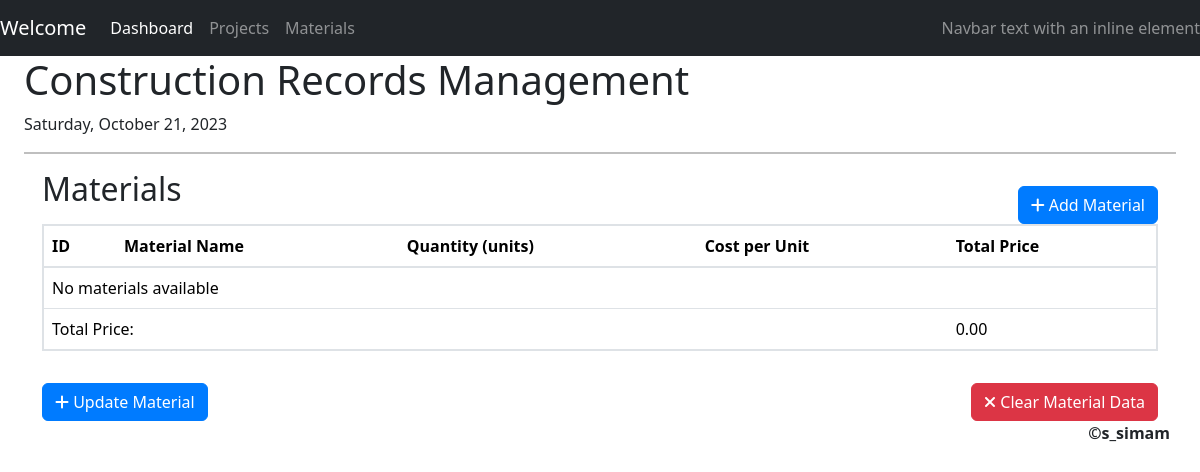
The app's page /manager/materials, older data.
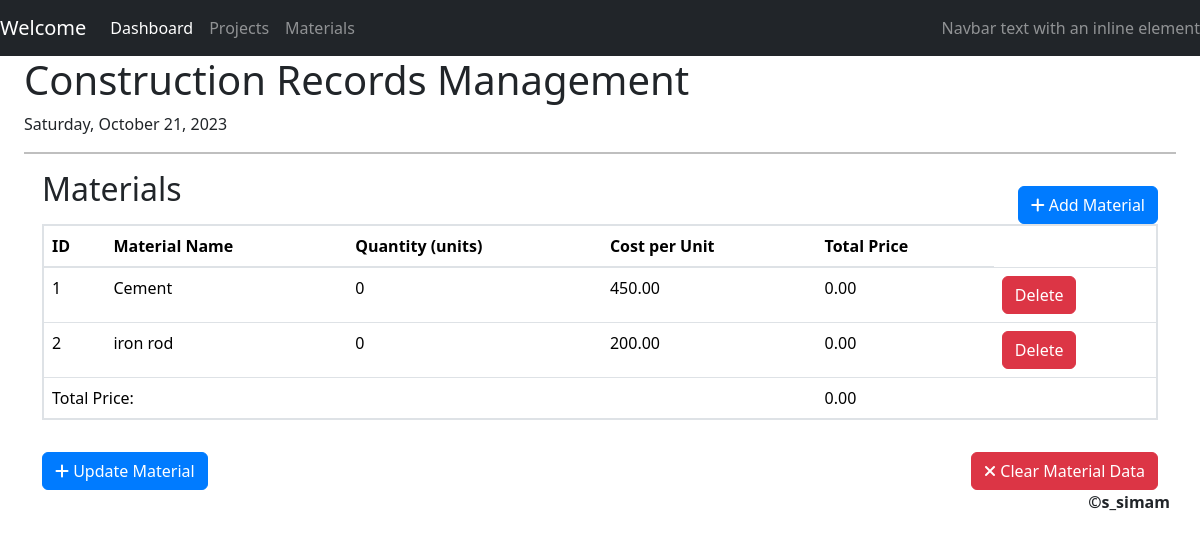
The same page, newer data.
### manager/models.py (models this page shows, shortened)
class Material(models.Model):
    name = models.CharField(max_length=100, unique=True)
    unit_price = models.DecimalField(max_digits=10, decimal_places=2)
    quantity = models.IntegerField(default=0)

### manager/views.py (the view)
# urls.py: path("materials", views.materials_available, name="materials_available"),
def materials_available(request):
    return render(request, "manager/materials.html", {
        "materials": Material.objects.all()
    } )

### manager/templates/manager/materials.html (shortened to what this page needs)
{%extends 'manager/layout.html'%}
{%block body%}
    <div class="container">
        <a href="{%url 'add_material'%}" id="add-material-button" class="btn btn-primary float-right mt-3">
            <i class="fas fa-plus"></i> Add Material
        </a>
        <h2>Materials</h2>
        <table class="table">
            <thead>
                <tr>
                    <th>ID</th>
                    <th>Material Name</th>
                    <th>Quantity (units)</th>
                    <th>Cost per Unit</th>
                    <th>Total Price</th>
                </tr>
            </thead>
            <tbody>
                {% for material in materials %}
                    <tr data-material-id="{{ material.id }}">
                        <td> {{forloop.counter}} </td>
                        <td>{{ material.name }}</td>
                        <td>{{ material.quantity }}</td>
                        <td>{{material.unit_price}}</td>
                        <td class="total-price">0.00</td>
                        <td>
                            <button type="button" class="btn btn-danger delete-material">
                                Delete
                            </button>
                        </td>
                    </tr>
                {% empty %}
                    <tr>
                        <td colspan="5" id="no-materials-message">No materials available</td>
                    </tr>
                {% endfor %}
                <tr>
                    <td colspan="4">Total Price:</td>
                    <td id="total-price">0.00</td>
                </tr>
            </tbody>
        </table>
        <a href="{%url 'update_material'%}" id="add-material-button" class="btn btn-primary float-left mt-3">
            <i class="fas fa-plus"></i> Update Material
        </a>
        <button type="button" id="clear-material-data" class="btn btn-danger float-right mt-3">
            <i class="fas fa-times"></i> Clear Material Data
        </button>
    </div>
{%endblock%}

Row changes from the older to the newer data that the page shows:
added Material: name "Cement", quantity "0", unit_price "450.00"
added Material: name "iron rod", quantity "0", unit_price "200.00"
Text that changed along with them:
text no longer shown: "No materials available"
